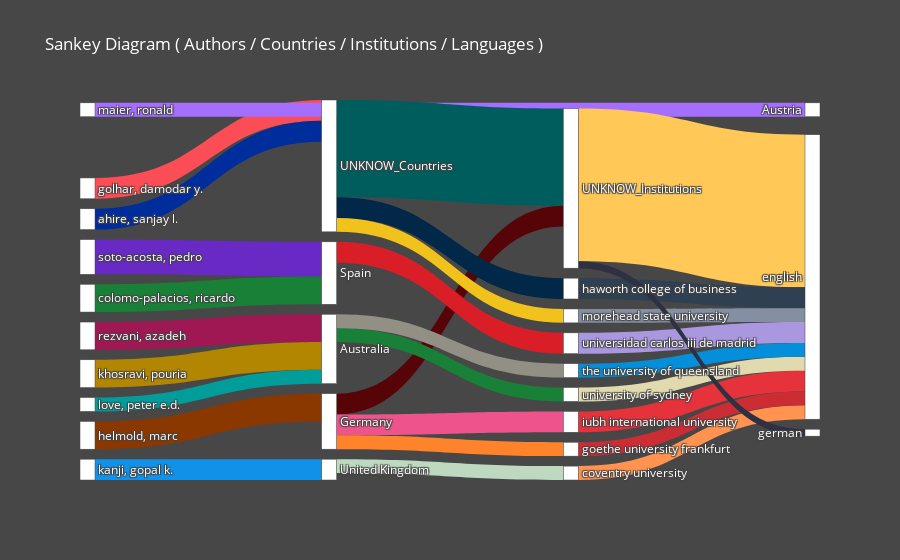

Write notebook code for a chart like this one.
### Code cell
# Sankey Diagram (An interactive plot)
# Arguments: view  = 'notebook', 'browser' ('notebook' -> To plot in your prefered Notebook App. 'browser' -> To plot in your prefered browser window);
#            entry = a list of any length of the following keys -> 'aut', 'cout', 'inst', 'jou', 'kwa', 'kwp', 'lan';
#            topn  = Total number entities
bibfile.sankey_diagram(view = 'notebook', entry = ['aut', 'cout', 'inst', 'lan'], topn = 10)

# PS: The white bars can be dragged

### Figure 1 — Plotly figure (JSON) as saved in the notebook; plotly's stock layout.template omitted (floating-point values rounded to 4 significant figures; data arrays with more than 128 entries replaced by an {"elided": "..."} marker saying what was removed)
{"data": [{"arrangement": "freeform", "link": {"color": {"elided": "1109 str values"}, "source": [0, 2, 1, 3, 4, 5, 6, 8, 25, 24, 1760, 1056, 1056, 1760, 1086, 1760, 1056, 1107, 1066, 1107, 1761, 1755, 1705, 1619, 1425, 1113, 1604, 1116, 1229, 1761], "target": [1086, 1107, 1086, 1107, 1056, 1066, 1760, 1760, 1107, 1062, 1761, 1761, 1705, 1619, 1755, 1229, 1604, 1425, 1113, 1116, 1756, 1756, 1756, 1756, 1756, 1756, 1756, 1756, 1756, 1757], "value": [5, 4, 4, 4, 4, 3, 3, 3, 2, 2, 14, 3, 3, 3, 3, 2, 2, 2, 2, 2, 22, 3, 3, 3, 2, 2, 2, 2, 2, 1]}, "node": {"color": "white", "label": {"elided": "1763 str values"}, "pad": 10, "thickness": 15}, "type": "sankey"}], "layout": {"font": {"color": "white", "size": 12}, "hovermode": "closest", "paper_bgcolor": "#474747", "title": {"text": "Sankey Diagram ( Authors / Countries / Institutions / Languages )"}}}
